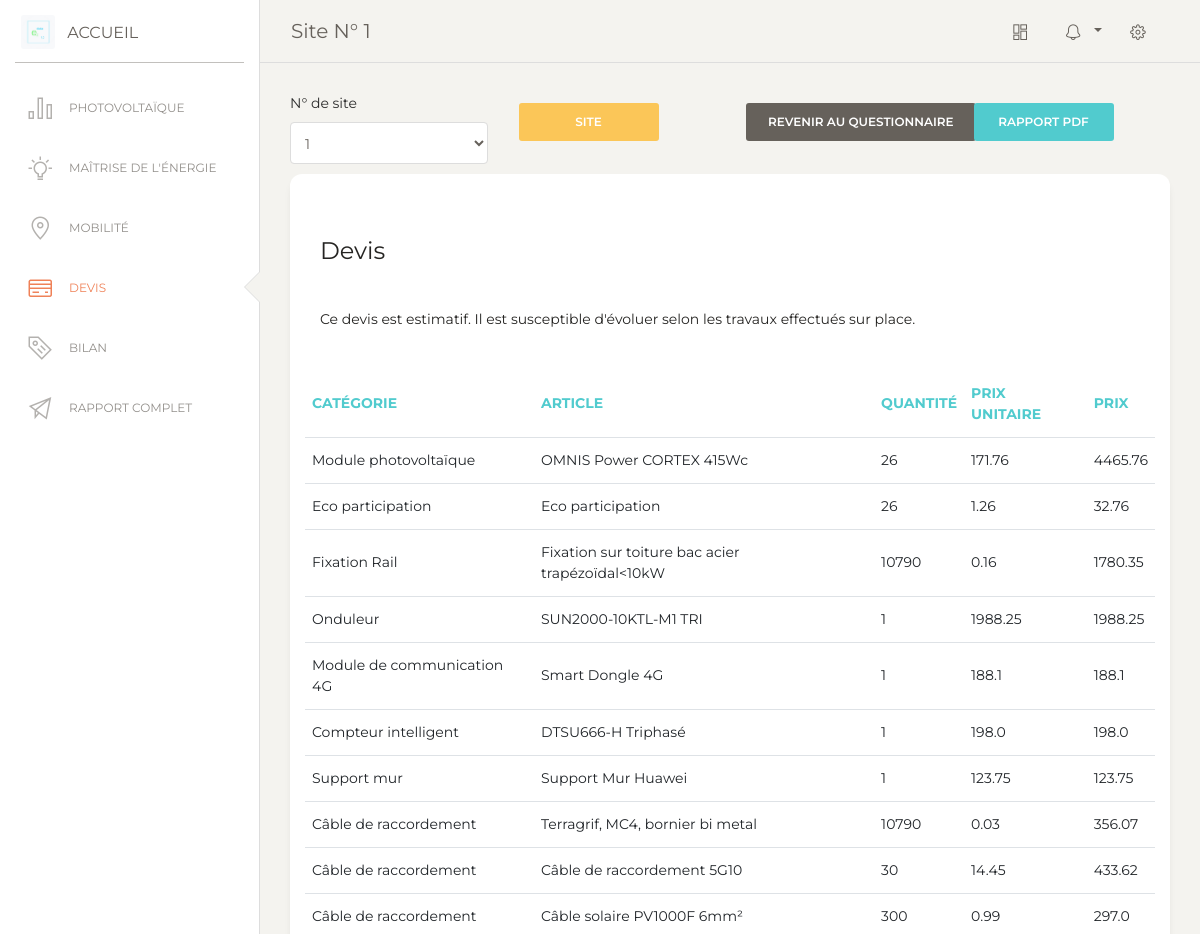
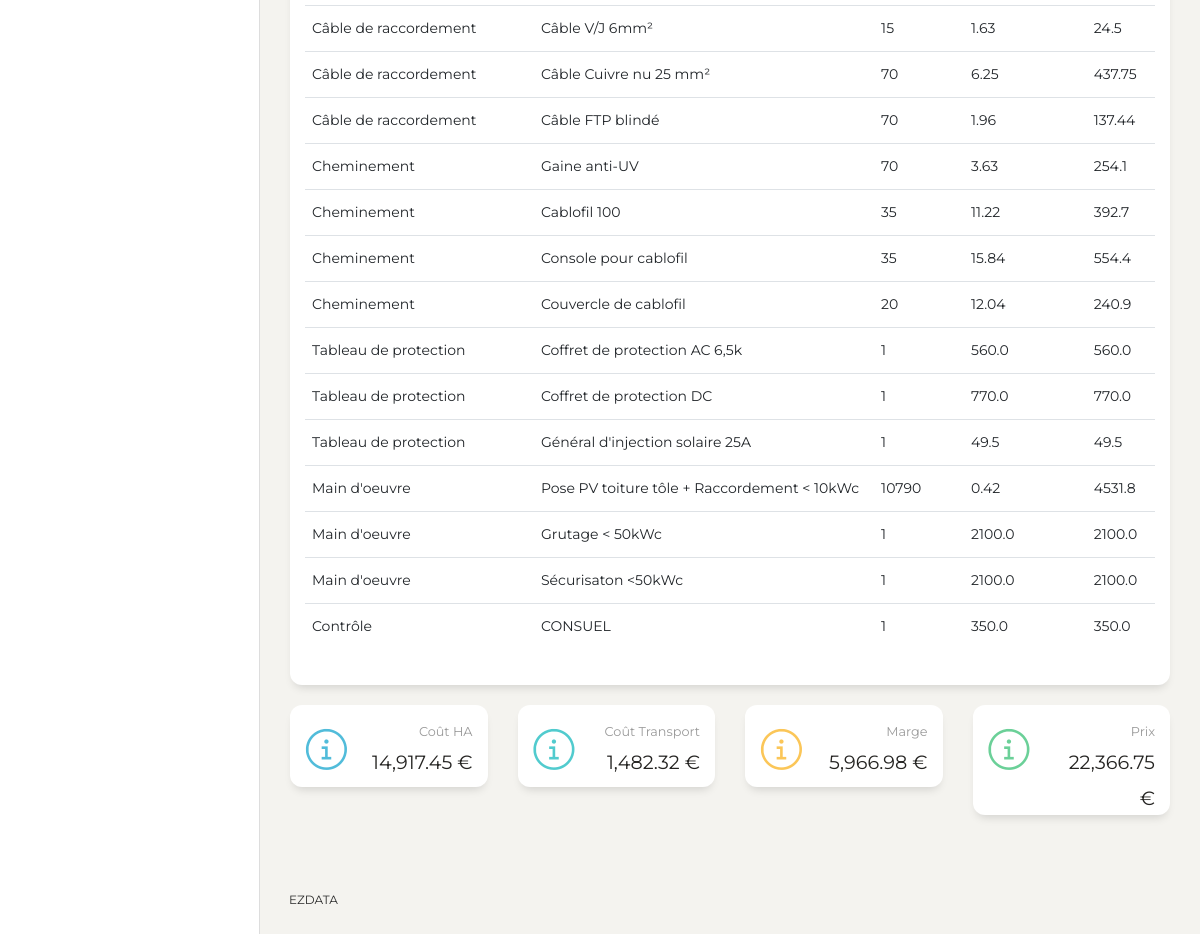
Screenshot of /1/factu (signed in) with the database file from the repository (2 pictures, top to bottom).
### PV/models.py (models this page shows, shortened)
class ItemQuantite(models.Model):
    catalogue_solution = models.ForeignKey(
        CatalogueSolution, on_delete=models.CASCADE, verbose_name='Solution')
    facturation_item = models.ForeignKey(
        FacturationItem, on_delete=models.CASCADE, verbose_name='Elément')
    quantite = models.IntegerField(default=0, verbose_name='Quantité')
    def _cout_HA_unit(self):
        cout = self.facturation_item.cout_HA_unit
        return round(cout, 2)
    cout_HA_unit = property(_cout_HA_unit)
    def _cout_transport_unit(self):
        taux = self.facturation_item.taux_transport/100
        cout = taux*self.facturation_item.cout_HA_unit
        return round(cout, 2)
    cout_transport_unit = property(_cout_transport_unit)
    def _cout_HA(self):
        cout = self.facturation_item.cout_HA_unit*self.quantite
        return round(cout, 2)
    cout_HA = property(_cout_HA)
    def _cout_transport(self):
        taux = self.facturation_item.taux_transport/100
        cout_transport_unit = taux*self.facturation_item.cout_HA_unit
        cout = cout_transport_unit*self.quantite
        return round(cout, 2)
    cout_transport = property(_cout_transport)
    def _prix_unit(self):
        taux = self.facturation_item.taux_transport/100
        cout_transport_unit = taux*self.facturation_item.cout_HA_unit
        marge = self.catalogue_solution.marge/100
        prix = self.facturation_item.cout_HA_unit*(1+marge)+cout_transport_unit
        return round(prix, 2)
    prix_unit = property(_prix_unit)
    def _prix(self):
        marge = self.catalogue_solution.marge/100
        cout_HA = self.facturation_item.cout_HA_unit*self.quantite
        taux = self.facturation_item.taux_transport/100
        cout_transport_unit = taux*self.facturation_item.cout_HA_unit
        cout_transport = cout_transport_unit*self.quantite
        prix = cout_HA*(1+marge)+cout_transport
        return round(prix, 2)
    prix = property(_prix)
    def _marge(self):
        marge = self.catalogue_solution.marge/100
        cout_HA = self.facturation_item.cout_HA_unit*self.quantite
        return round(cout_HA*marge, 2)
    marge = property(_marge)
    class Meta:
        verbose_name = 'Catalogue - Entrée'

class FacturationItem(models.Model):
    type = models.CharField(max_length=255, verbose_name="Type d'équipement")
    article = models.CharField(max_length=255, verbose_name='Article')
    cout_HA_unit = models.FloatField(
        verbose_name='Coût HA unitaire')
    taux_transport = models.FloatField(
        verbose_name='Taux transport en % du prix HA')
    unites = (('Unité', 'Unité'),
              ('/ Wc', '/ Wc'),
              ('/ ml', '/ ml'),)
    unite = models.CharField(
        max_length=255, choices=unites, verbose_name='Unité', default='Unité')
    class Meta:
        verbose_name = 'Equipement'

class CatalogueSolution(models.Model):
    taille = models.FloatField(verbose_name='Taille en kWc')
    instal = (('Monophasée', 'Monophasée'),
              ('Triphasée', 'Triphasée'),)
    installation = models.CharField(
        verbose_name='Installation', choices=instal, max_length=255)
    marge = models.FloatField(verbose_name='marge en %')
    elements = models.ManyToManyField(
        FacturationItem, through='ItemQuantite')
    class Meta:
        constraints = [
            models.UniqueConstraint(
                fields=['taille', 'installation'], name="solutions uniques")
        ]
    class Meta:
        verbose_name = 'Catalogue - Solution'

class ExportSite(models.Model):
    projet = models.ForeignKey(
        Projet, on_delete=models.CASCADE, verbose_name='Projet')
    enseigne = models.ForeignKey(
        Enseigne, on_delete=models.CASCADE, verbose_name='Enseigne')
    sitename = models.CharField(
        max_length=255)
    class Meta:
        unique_together = ('enseigne',)
    def _export(self):
        export = list(model_to_dict(self).values())
        return export[3:]
    export = property(_export)

### PV/views.py (the view)
# urls.py: path('<int:id_enseigne>/factu', views.factu_catalogue, name='factu'),
@login_required
def factu_catalogue(request, id_enseigne):
    global site
    site = 1
    rqt1 = Enseigne.objects.get(id=id_enseigne)
    nb = rqt1.nb_sites
    projet = rqt1.projet
    if not ExportSite.objects.filter(enseigne=rqt1).exists():
        exportsite = ExportSite(
            projet=projet, enseigne=rqt1, sitename=rqt1.name)
        exportsite.save()
    else:
        exportsite = ExportSite.objects.get(enseigne=rqt1)
    range_nb = range(nb)
    if request.method == 'POST':
        site = request.POST.get('site')
    rqt2 = Batiment.objects.filter(enseigne=rqt1, num_sites=site)[0]
    rqt3 = Localisation.objects.get(batiment=rqt2)
    territ = rqt3.territ
    rqt4 = Profil.objects.get(batiment=rqt2)
    profil = rqt4.type_profil
    rqt5 = Toiture.objects.get(batiment=rqt2)
    surface = rqt5.surface
    toiture = rqt5.toiture
    rqt6 = EDF.objects.get(batiment=rqt2)
    puissance = rqt6.puissance
    Nb_kW = rqt6.nb_kW
    ref = rqt6.reference
    rqt7 = Electrification.objects.get(souscription=rqt6)
    installation = rqt7.installation
    if ref == 'Bimestrielle':
        conso_perso = ((Nb_kW * 6) / 365) * 7
    if ref == 'Mensuelle':
        conso_perso = ((Nb_kW * 12) / 365) * 7
    if ref == 'Annuelle':
        conso_perso = ((Nb_kW) / 365) * 7
    sol = solution_catalogue(conso_perso, profil, territ, surface,
                             installation, puissance, etat_batterie, etat_AutoProd, etat_entre_deux)
    choices = FacturationItem.objects.filter(type="Module photovoltaïque")
    choices = [x for x in choices]
    modulepv_qt = ItemQuantite.objects.get(
        catalogue_solution=sol, facturation_item__in=choices)
    modulepv = modulepv_qt.facturation_item
    panneau_name = modulepv.article
    panneau_qt = modulepv_qt.quantite
    panneau = ModulesPV.objects.get(Nom=panneau_name)
    taille = sol.taille
    nbr_modules = panneau_qt
    surface_totale = nbr_modules*panneau.Surface_Panneau_m2
    test = ItemQuantite.objects.filter(catalogue_solution=sol)
    p1 = sum([x.cout_HA for x in test])
    p2 = sum([x.cout_transport for x in test])
    p3 = sum([x.marge for x in test])
    p4 = sum([x.prix for x in test])
    p1 = round(p1, 2)
    p2 = round(p2, 2)
    p3 = round(p3, 2)
    p4 = round(p4, 2)
    exportsite.invest_pv = p4
    exportsite.save()
    if 'Précédent' in request.POST:
        url = reverse('mobilite', kwargs={'id_enseigne': id_enseigne})
        return HttpResponseRedirect(url)
    if 'download' in request.POST:
        url = reverse('pdftest', kwargs={
                      'id_enseigne': id_enseigne, 'templatepath': 'factu_pdf.html', 'nsite': site})
        return HttpResponseRedirect(url)
    return render(request, 'factu_catalogue.html', {'id_enseigne': id_enseigne, 'site': site, 'nb': range_nb, 'elements': test, 'totalHA': p1, 'totalTransport': p2, 'totalMarge': p3, 'totalPrix': p4})

### PV/templates/factu_catalogue.html (shortened to what this page needs)
{% extends 'base_results.html' %}
{% block title %} Site N° {{ site }} {% endblock %}
{% block navbar %}
<li>
    <a href="{% url 'results' id_enseigne %}">
        <i class="nc-icon nc-chart-bar-32"></i>
        <p>Photovoltaïque</p>
    </a>
</li>
<li>
    <a href="{% url 'mde' id_enseigne %}">
        <i class="nc-icon nc-bulb-63"></i>
        <p>Maîtrise de l'énergie</p>
    </a>
</li>
<li>
    <a href="{% url 'mobi' id_enseigne %}">
        <i class="nc-icon nc-pin-3"></i>
        <p> Mobilité</p>
    </a>
</li>
<li class="active">
    <a href="{% url 'factu' id_enseigne%}">
        <i class="nc-icon nc-credit-card"></i>
        <p> Devis</p>
    </a>
</li>
<li>
    <a href="{% url 'bilan' id_enseigne %}">
        <i class="nc-icon nc-tag-content"></i>
        <p> Bilan</p>
    </a>
</li>
<li>
    <a href="{% url 'pdftest' id_enseigne 'rapport_pdf.html' 0 %}">
        <i class="nc-icon nc-send"></i>
        <p> Rapport complet</p>
    </a>
</li>
{% endblock navbar %}
{% block content %}
{% load humanize %}
<div class="content">
    <form action="" method="POST" name="formA">
        <div class="row">
            <div class="col-lg-3 col-md-6 col-sm-6 ">
                <label>N° de site </label>
                <div class="form-group">
                    <select class="form-control" name="site">
                        {% for i in nb %}
                        <option>
                            {{ forloop.counter }}
                        </option>
                        {% endfor %}
                    </select>
                </div>
            </div>
            <div class="col-lg-3 col-md-6 col-sm-6">
                <input type='submit' class='btn btn-fill btn-warning btn-wd' name='Site' value='Site' />
            </div>
            <div class="col-lg-3 col-md-6 col-sm-6">
                <input type='submit' class='btn btn-fill btn-sucess btn-wd' name='Précédent'
                    value='Revenir au questionnaire' />
            </div>
            <div class="col-lg-3 col-md-6 col-sm-6">
                <input type='submit' class='btn btn-fill btn-primary btn-wd' name='download' value='Rapport PDF' />
            </div>
    </form>
</div>
<div class="row">
    <div class="col-md-12">
        <div class="card">
            <div class="card-header">
                <h4 class="card-body"> Devis</h4>
                <p class="card-body">Ce devis est estimatif. Il est susceptible d'évoluer selon les travaux effectués
                    sur place.
                </p>
            </div>
            <div class="card-body">
                <div class="table-responsive">
                    <table class="table">
                        <thead class=" text-primary">
                            <th>
                                Catégorie
                            </th>
                            <th>
                                Article
                            </th>
                            <th>
                                Quantité
                            </th>
                            <th>
                                Prix unitaire
                            </th>
                            <th>
                                Prix
                            </th>
                        </thead>
                        <tbody>
                            {% for i in elements %}
                            <tr>
                                <td>
                                    {{ i.facturation_item.type }}
                                </td>
                                <td>
                                    {{ i.facturation_item.article }}
                                </td>
                                <td>
                                    {{ i.quantite }}
                                </td>
                                <td>
                                    {{ i.prix_unit }}
                                </td>
                                <td>
                                    {{ i.prix }}
                                </td>
                            </tr>
                            {% endfor %}
                        </tbody>
                    </table>
                </div>
            </div>
        </div>
    </div>
</div>
<div class="row">
    <div class="col-lg-3 col-md-6 col-sm-6">
        <div class="card card-stats">
            <div class="card-body ">
                <div class="row">
                    <div class="col-5 col-md-4">
                        <div class="icon-big text-center icon-warning">
                            <i class="nc-icon nc-alert-circle-i text-info"></i>
                        </div>
                    </div>
                    <div class="col-7 col-md-8">
                        <div class="numbers">
                            <p class="card-category"><small>Coût HA</small> </p>
                            <p class="card-title" style="font-size: 24px"><small>{{ totalHA|intcomma }} €</small>
                        </div>
                    </div>
                </div>
            </div>
        </div>
    </div>
    <div class="col-lg-3 col-md-6 col-sm-6">
        <div class="card card-stats">
            <div class="card-body ">
                <div class="row">
                    <div class="col-5 col-md-4">
                        <div class="icon-big text-center icon-warning">
                            <i class="nc-icon nc-alert-circle-i text-primary"></i>
                        </div>
                    </div>
                    <div class="col-7 col-md-8">
                        <div class="numbers">
                            <p class="card-category"><small>Coût Transport</small></p>
                            <p class="card-title" style="font-size: 24px"><small>{{ totalTransport|intcomma }} €</small>
                        </div>
                    </div>
                </div>
            </div>
        </div>
    </div>
    <div class="col-lg-3 col-md-6 col-sm-6">
        <div class="card card-stats">
            <div class="card-body ">
                <div class="row">
                    <div class="col-5 col-md-4">
                        <div class="icon-big text-center icon-warning">
                            <i class="nc-icon nc-alert-circle-i text-warning"></i>
                        </div>
                    </div>
                    <div class="col-7 col-md-8">
                        <div class="numbers">
                            <p class="card-category"><small>Marge</small></p>
                            <p class="card-title" style="font-size: 24px"><small>{{ totalMarge|intcomma }} €</small>
                        </div>
                    </div>
                </div>
            </div>
        </div>
    </div>
    <div class="col-lg-3 col-md-6 col-sm-6">
        <div class="card card-stats">
            <div class="card-body ">
                <div class="row">
                    <div class="col-5 col-md-4">
                        <div class="icon-big text-center icon-warning">
                            <i class="nc-icon nc-alert-circle-i text-success"></i>
                        </div>
                    </div>
                    <div class="col-7 col-md-8">
                        <div class="numbers">
                            <p class="card-category"><small>Prix</small></p>
                            <p class="card-title" style="font-size: 24px"><small>{{ totalPrix|intcomma }} €</small>
                        </div>
                    </div>
                </div>
            </div>
        </div>
    </div>
</div>
</div>
{% endblock %}

### rows the page displays
ItemQuantite: facturation_item.type "Module photovoltaïque", facturation_item.article "OMNIS Power CORTEX 415Wc", quantite "26", prix_unit "171.76", prix "4465.76"
ItemQuantite: facturation_item.type "Eco participation", facturation_item.article "Eco participation", quantite "26", prix_unit "1.26", prix "32.76"
ItemQuantite: facturation_item.type "Fixation Rail", facturation_item.article "Fixation sur toiture bac acier trapézoïdal<10kW", quantite "10790", prix_unit "0.16", prix "1780.35"
ItemQuantite: facturation_item.type "Onduleur", facturation_item.article "SUN2000-10KTL-M1 TRI", quantite "1", prix_unit "1988.25", prix "1988.25"
ItemQuantite: facturation_item.type "Module de communication 4G", facturation_item.article "Smart Dongle 4G", quantite "1", prix_unit "188.1", prix "188.1"
ItemQuantite: facturation_item.type "Compteur intelligent", facturation_item.article "DTSU666-H Triphasé", quantite "1", prix_unit "198.0", prix "198.0"
ItemQuantite: facturation_item.type "Support mur", facturation_item.article "Support Mur Huawei", quantite "1", prix_unit "123.75", prix "123.75"
ItemQuantite: facturation_item.type "Câble de raccordement", facturation_item.article "Terragrif, MC4, bornier bi metal", quantite "10790", prix_unit "0.03", prix "356.07"
ItemQuantite: facturation_item.type "Câble de raccordement", facturation_item.article "Câble de raccordement 5G10", quantite "30", prix_unit "14.45", prix "433.62"
ItemQuantite: facturation_item.type "Câble de raccordement", facturation_item.article "Câble solaire PV1000F 6mm²", quantite "300", prix_unit "0.99", prix "297.0"
ItemQuantite: facturation_item.type "Câble de raccordement", facturation_item.article "Câble V/J 6mm²", quantite "15", prix_unit "1.63", prix "24.5"
ItemQuantite: facturation_item.type "Câble de raccordement", facturation_item.article "Câble Cuivre nu 25 mm²", quantite "70", prix_unit "6.25", prix "437.75"
ItemQuantite: facturation_item.type "Câble de raccordement", facturation_item.article "Câble FTP blindé", quantite "70", prix_unit "1.96", prix "137.44"
ItemQuantite: facturation_item.type "Cheminement", facturation_item.article "Gaine anti-UV", quantite "70", prix_unit "3.63", prix "254.1"
ItemQuantite: facturation_item.type "Cheminement", facturation_item.article "Cablofil 100", quantite "35", prix_unit "11.22", prix "392.7"
ItemQuantite: facturation_item.type "Cheminement", facturation_item.article "Console pour cablofil", quantite "35", prix_unit "15.84", prix "554.4"
ItemQuantite: facturation_item.type "Cheminement", facturation_item.article "Couvercle de cablofil", quantite "20", prix_unit "12.04", prix "240.9"
ItemQuantite: facturation_item.type "Tableau de protection", facturation_item.article "Coffret de protection AC 6,5k", quantite "1", prix_unit "560.0", prix "560.0"
ItemQuantite: facturation_item.type "Tableau de protection", facturation_item.article "Coffret de protection DC", quantite "1", prix_unit "770.0", prix "770.0"
ItemQuantite: facturation_item.type "Tableau de protection", facturation_item.article "Général d'injection solaire 25A", quantite "1", prix_unit "49.5", prix "49.5"
ItemQuantite: facturation_item.type "Main d'oeuvre", facturation_item.article "Pose PV toiture tôle + Raccordement < 10kWc", quantite "10790", prix_unit "0.42", prix "4531.8"
ItemQuantite: facturation_item.type "Main d'oeuvre", facturation_item.article "Grutage < 50kWc", quantite "1", prix_unit "2100.0", prix "2100.0"
ItemQuantite: facturation_item.type "Main d'oeuvre", facturation_item.article "Sécurisaton <50kWc", quantite "1", prix_unit "2100.0", prix "2100.0"
ItemQuantite: facturation_item.type "Contrôle", facturation_item.article "CONSUEL", quantite "1", prix_unit "350.0", prix "350.0"
ExportSite: invest_pv "22,366.75"

### other values shown
{{ site }} "1"
{{ totalHA|intcomma }} "14,917.45"
{{ totalTransport|intcomma }} "1,482.32"
{{ totalMarge|intcomma }} "5,966.98"
form field site "1"
